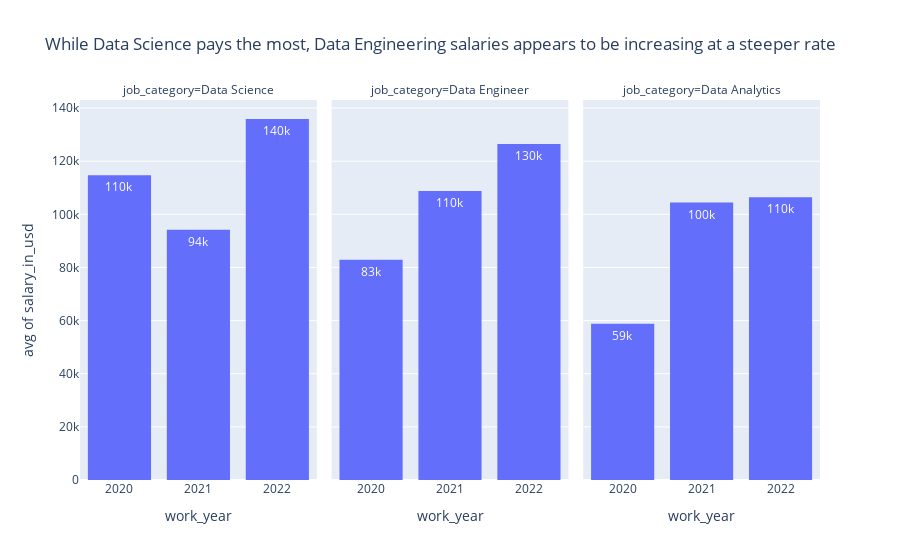

Notebook code cell kept with this figure:
### Code cell
px.histogram(df,x='work_year',y='salary_in_usd',histfunc='avg',text_auto='.2s', barmode= 'group', facet_col='job_category', title='While Data Science pays the most, Data Engineering salaries appears to be increasing at a steeper rate')

### Figure 1 — Plotly figure (JSON) as saved in the notebook; plotly's stock layout.template omitted (floating-point values rounded to 4 significant figures; data arrays with more than 128 entries replaced by an {"elided": "..."} marker saying what was removed)
{"data": [{"alignmentgroup": "True", "bingroup": "x", "histfunc": "avg", "hovertemplate": "job_category=Data Science<br>work_year=%{x}<br>avg of salary_in_usd=%{y}<extra></extra>", "legendgroup": "", "marker": {"color": "#636efa", "pattern": {"shape": ""}}, "name": "", "offsetgroup": "", "orientation": "v", "showlegend": false, "texttemplate": "%{value:.2s}", "type": "histogram", "x": {"elided": "277 str values"}, "xaxis": "x", "y": {"elided": "277 int values"}, "yaxis": "y"}, {"alignmentgroup": "True", "bingroup": "x", "histfunc": "avg", "hovertemplate": "job_category=Data Engineer<br>work_year=%{x}<br>avg of salary_in_usd=%{y}<extra></extra>", "legendgroup": "", "marker": {"color": "#636efa", "pattern": {"shape": ""}}, "name": "", "offsetgroup": "", "orientation": "v", "showlegend": false, "texttemplate": "%{value:.2s}", "type": "histogram", "x": {"elided": "188 str values"}, "xaxis": "x2", "y": {"elided": "188 int values"}, "yaxis": "y2"}, {"alignmentgroup": "True", "bingroup": "x", "histfunc": "avg", "hovertemplate": "job_category=Data Analytics<br>work_year=%{x}<br>avg of salary_in_usd=%{y}<extra></extra>", "legendgroup": "", "marker": {"color": "#636efa", "pattern": {"shape": ""}}, "name": "", "offsetgroup": "", "orientation": "v", "showlegend": false, "texttemplate": "%{value:.2s}", "type": "histogram", "x": {"elided": "141 str values"}, "xaxis": "x3", "y": {"elided": "141 int values"}, "yaxis": "y3"}], "layout": {"annotations": [{"font": {}, "showarrow": false, "text": "job_category=Data Science", "x": 0.16, "xanchor": "center", "xref": "paper", "y": 1, "yanchor": "bottom", "yref": "paper"}, {"font": {}, "showarrow": false, "text": "job_category=Data Engineer", "x": 0.5, "xanchor": "center", "xref": "paper", "y": 1, "yanchor": "bottom", "yref": "paper"}, {"font": {}, "showarrow": false, "text": "job_category=Data Analytics", "x": 0.84, "xanchor": "center", "xref": "paper", "y": 1, "yanchor": "bottom", "yref": "paper"}], "barmode": "group", "legend": {"tracegroupgap": 0}, "title": {"text": "While Data Science pays the most, Data Engineering salaries appears to be increasing at a steeper rate"}, "xaxis": {"anchor": "y", "domain": [0, 0.32], "title": {"text": "work_year"}}, "xaxis2": {"anchor": "y2", "domain": [0.34, 0.66], "matches": "x", "title": {"text": "work_year"}}, "xaxis3": {"anchor": "y3", "domain": [0.68, 1.0], "matches": "x", "title": {"text": "work_year"}}, "yaxis": {"anchor": "x", "domain": [0, 1], "title": {"text": "avg of salary_in_usd"}}, "yaxis2": {"anchor": "x2", "domain": [0, 1], "matches": "y", "showticklabels": false}, "yaxis3": {"anchor": "x3", "domain": [0, 1], "matches": "y", "showticklabels": false}}}
